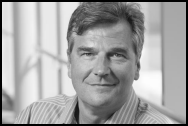
#> input picture week_1/demo_1.png, 188 x 126 px
$ python demo_1.py
#> lines starting #> are read from the running program, lines starting #| are printed output that depends on the picture
import cv2
import matplotlib.pyplot as plt
import numpy as np


image = cv2.imread("demo_1.png", cv2.IMREAD_GRAYSCALE)
#> image is the input picture: shape (126, 188); min 0, max 253, mean 162.5

img_quant = image


for i, bit in enumerate([1, 2, 3, 4, 5, 8]):

    levels = 2**bit #init gray level

    step = 256 // levels #step of gray level

    img_quant = image.copy()

    for j in range(img_quant.shape[0]):
        for k in range(img_quant.shape[1]):
            img_quant[j][k] = (img_quant[j][k] // step) * step

    i = i + 1


    plt.subplot(2, 3, i)
    plt.imshow(img_quant, cmap="gray")
    plt.title(f"{bit} bits ({levels} levels)")
    plt.axis("off")


plt.tight_layout()
plt.show()
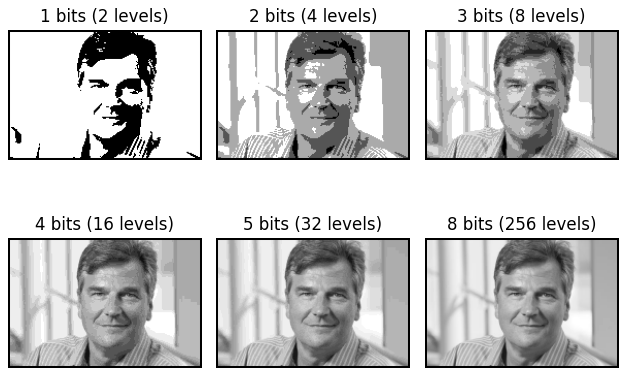
#> figure drawn by matplotlib, 6 panels
